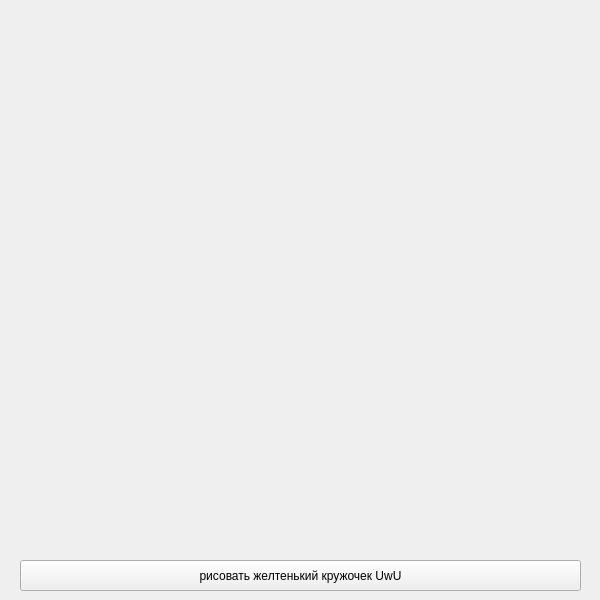
<?xml version="1.0" encoding="UTF-8"?>
<ui version="4.0">
 <class>Form</class>
 <widget class="QWidget" name="Form">
  <property name="geometry">
   <rect>
    <x>0</x>
    <y>0</y>
    <width>600</width>
    <height>600</height>
   </rect>
  </property>
  <property name="windowTitle">
   <string>Form</string>
  </property>
  <widget class="QPushButton" name="pushButton">
   <property name="geometry">
    <rect>
     <x>20</x>
     <y>560</y>
     <width>561</width>
     <height>31</height>
    </rect>
   </property>
   <property name="text">
    <string>рисовать желтенький кружочек UwU</string>
   </property>
  </widget>
 </widget>
 <resources/>
 <connections/>
</ui>
